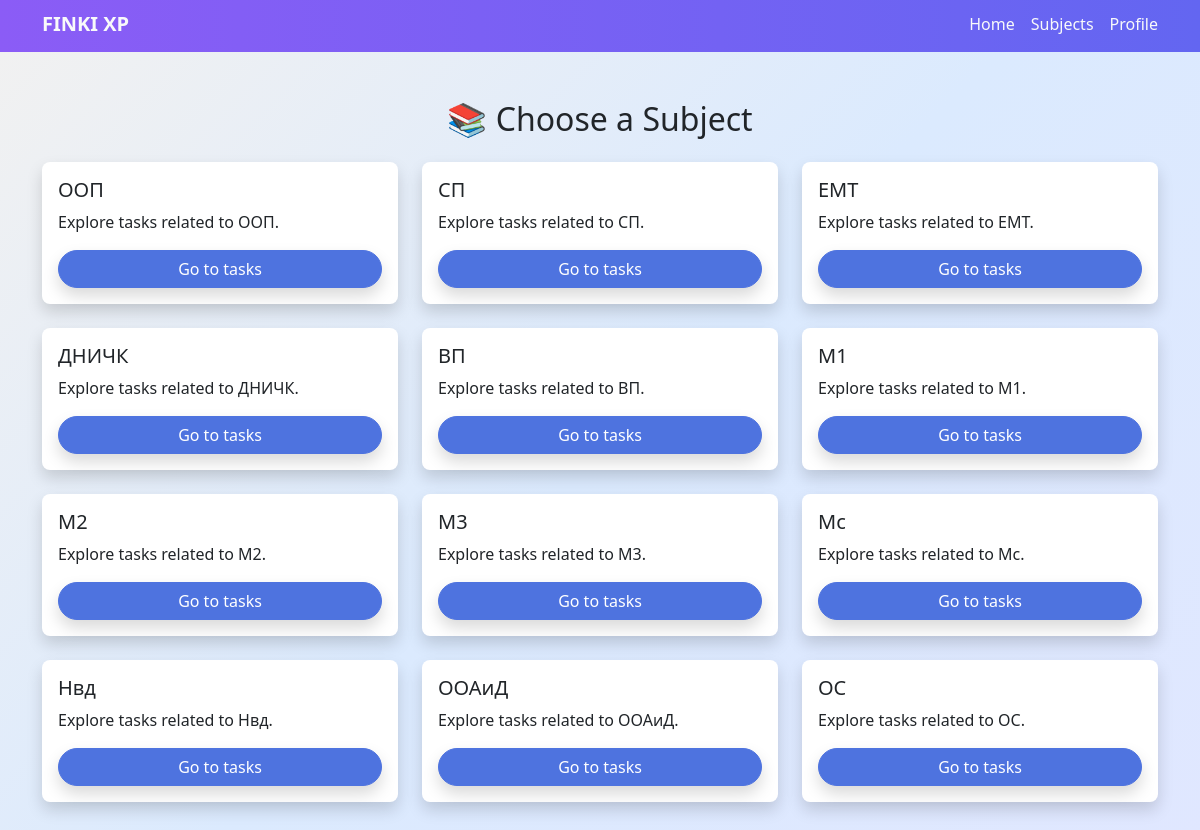
/subjects/, run on the app's committed database.
### finkiXP_app/models.py (models this page shows, shortened)
class Subject(models.Model):
    name = models.CharField(max_length=100)

### finkiXP_app/views.py (the view)
# urls.py: path('subjects/', subjects, name='subjects'),
def subjects(request):
    subjects = Subject.objects.all()
    return render(request, 'subjects.html', context={"subjects": subjects})

### finkiXP_app/templates/subjects.html (shortened to what this page needs)
{% load static %}
<!DOCTYPE html>
<html lang="en">
<head>
    <link href="{% static 'bootstrap/css/bootstrap.css' %}" rel="stylesheet">
</head>
<body>
<div style="background: linear-gradient(90deg, #8b5cf6, #6366f1);">
    <nav class="navbar navbar-expand-lg pt-1 text-light container">
        <div class="container-fluid">
            <a class="navbar-brand text-light fw-bolder" href="{% url 'index' %}">FINKI XP</a>
            <div class="collapse navbar-collapse d-flex justify-content-end" id="navbarNavAltMarkup">
                <a class="nav-link active me-3" aria-current="page" href="{% url 'index' %}">Home</a>
                <a class="nav-link me-3" href="{% url 'subjects' %}">Subjects</a>
                <a class="nav-link" href="{% url 'profile' %}">Profile</a>
            </div>
        </div>
    </nav>
</div>
<div class="text-light" style="background: linear-gradient(135deg, #f1f1f1, #dbeafe, #e0e7ff); min-height: 100vh;">
    <div class="container pt-5">
        <h2 class="mb-4 text-center text-dark">📚 Choose a Subject</h2>
        <div class="row">
            {% for subject in subjects %}
                <div class="col-md-6 col-lg-4 mb-4">
                    <div class="card border-0 shadow rounded-3 h-100">
                        <div class="card-body d-flex flex-column">
                            <h5 class="card-title">{{ subject.name }}</h5>
                            <p class="card-text">Explore tasks related to {{ subject.name }}.</p>
                            <a href="{% url 'subject-tasks' subject.id %}"
                               class="btn btn-primary mt-auto rounded-pill shadow"
                               style="background-color: #4e73df; border-color: #4e73df;">
                                Go to tasks
                            </a>
                        </div>
                    </div>
                </div>
            {% endfor %}
        </div>
    </div>
</div>
</body>
</html>

### data on the page
Subject: name "ООП"
Subject: name "СП"
Subject: name "ЕМТ"
Subject: name "ДНИЧК"
Subject: name "ВП"
Subject: name "М1"
Subject: name "М2"
Subject: name "М3"
Subject: name "Мс"
Subject: name "Нвд"
Subject: name "ООАиД"
Subject: name "ОС"
